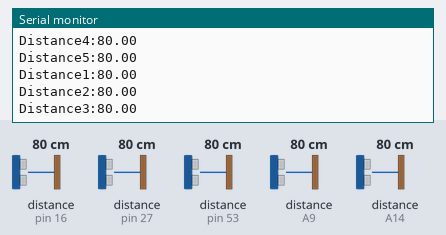
Bench run of a sketch on a simulated Arduino Mega 2560, built with avr-gcc and run on an emulated ATmega2560. Parts: the last lines printed to the serial monitor. The inputs (shaded band) are chosen by the test bench; at power-on: distance to the obstacle (sensors on pin 16, pin 27, pin 53, A9, A14) 80 cm.

Above: at 1.2 s.
1.3 s: distance to the obstacle (sensor on pin 16) set to 2 cm
At 2.3 s:
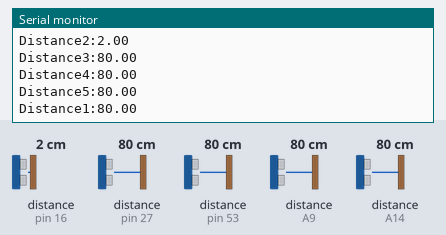
4.3 s: distance to the obstacle (sensor on pin 27) set to 2 cm
At 5.4 s:
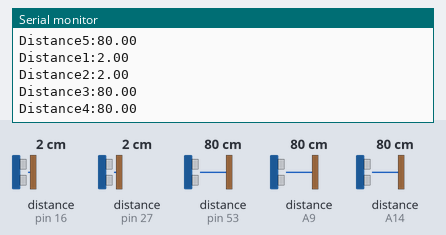
5.8 s: distance to the obstacle (sensor on pin 53) set to 2 cm
At 6.7 s:
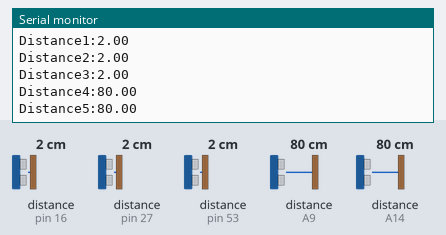
7.3 s: distance to the obstacle (sensor on A9) set to 2 cm
At 8.4 s:
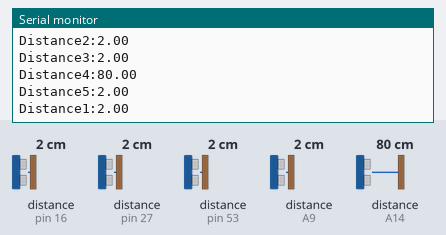
8.8 s: distance to the obstacle (sensor on A14) set to 2 cm
At 9.8 s:
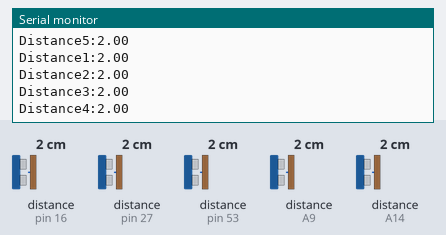
10.3 s: distance to the obstacle (sensor on pin 16) set to 120 cm
At 11.1 s:
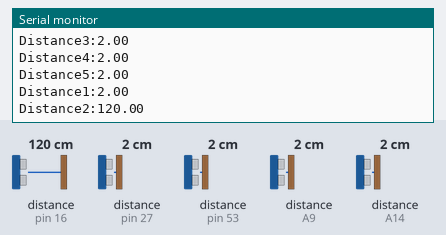
Timing chart, 0 to 13.3 s (numbered marks = the images above; inputs shaded):
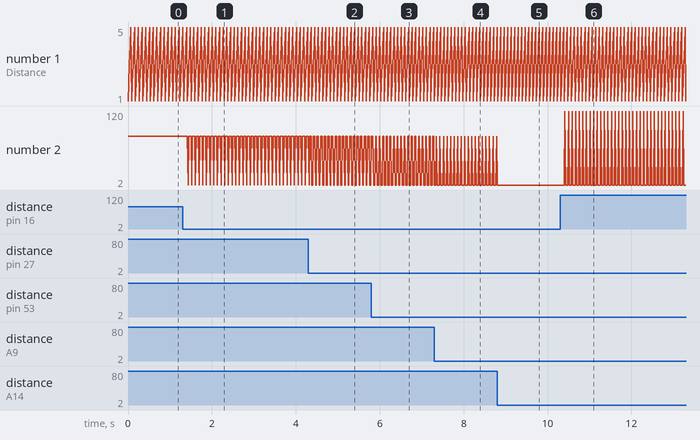

Measured:
- after the input at 1.3 s, the serial monitor: prints a new line after 0.13 s (image 1)
- after the input at 4.3 s, the serial monitor: prints a new line after 0.08 s (image 2)
- after the input at 5.8 s, the serial monitor: prints a new line after 0.09 s (image 3)
- after the input at 7.3 s, the serial monitor: prints a new line after 0.07 s (image 4)
- after the input at 8.8 s, the serial monitor: prints a new line after 0.07 s (image 5)
- after the input at 10.3 s, the serial monitor: prints a new line after 0.12 s (image 6)

The sketch:

Sensorcircuittest.ino
```cpp
#include <HCSR04.h>

HCSR04 hc1(25,27);
HCSR04 hc2(17,16);
HCSR04 hc3(51,53);
HCSR04 hc4(A13,A14);
HCSR04 hc5(A10,A9);

void setup()
{
  Serial.begin(9600);
}

void loop()
{
Serial.print("Distance1:");
Serial.println(hc1.dist());
Serial.print("Distance2:");
Serial.println(hc2.dist());
Serial.print("Distance3:");
Serial.println(hc3.dist());
Serial.print("Distance4:");
Serial.println(hc4.dist());
Serial.print("Distance5:");
Serial.println(hc5.dist());
delay(20);
}
```
